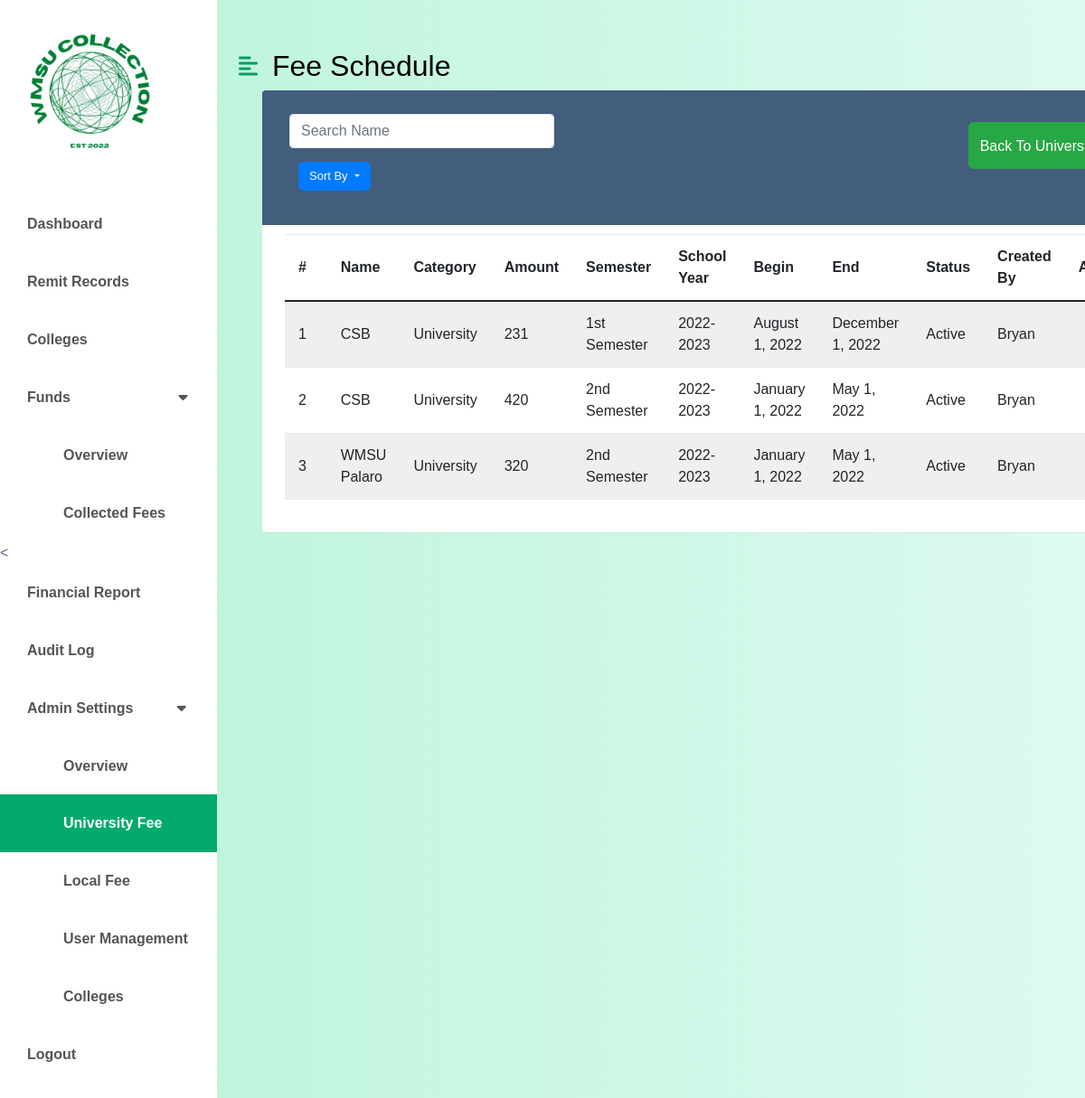
Page /university/universitysched.php (signed in) on the committed database.
### tables this page shows
CREATE TABLE `university_fee_schedule` (
  `id` int(11) NOT NULL,
  `university_fee_id` int(11) NOT NULL,
  `academic_year_id` int(11) NOT NULL,
  `semester_id` int(11) NOT NULL,
  `university_start_date` date NOT NULL,
  `university_end_date` date NOT NULL,
  `university_amount` int(11) NOT NULL,
  `is_active` tinyint(1) NOT NULL DEFAULT 1,
  `created_at` timestamp NOT NULL DEFAULT current_timestamp(),
  `updated_at` timestamp NOT NULL DEFAULT current_timestamp() ON UPDATE current_timestamp(),
  `created_by` varchar(50) DEFAULT NULL,
  `is_current` tinyint(1) NOT NULL DEFAULT 1
);

CREATE TABLE `university_fee` (
  `id` int(11) NOT NULL,
  `university_fee_type` varchar(12) NOT NULL DEFAULT 'University',
  `university_name` varchar(50) NOT NULL,
  `created_by` varchar(50) NOT NULL,
  `created_at` timestamp NOT NULL DEFAULT current_timestamp(),
  `updated_at` timestamp NOT NULL DEFAULT current_timestamp() ON UPDATE current_timestamp()
);

CREATE TABLE `semesters` (
  `id` int(11) NOT NULL,
  `semester_name` varchar(20) NOT NULL,
  `semester_duration` int(11) NOT NULL,
  `is_active` tinyint(1) NOT NULL DEFAULT 1,
  `created_at` timestamp NOT NULL DEFAULT current_timestamp(),
  `updated_at` timestamp NOT NULL DEFAULT current_timestamp() ON UPDATE current_timestamp()
);

CREATE TABLE `academic_year` (
  `id` int(11) NOT NULL,
  `academic_name` varchar(50) NOT NULL,
  `academic_start_date` date NOT NULL,
  `academic_end_date` date NOT NULL,
  `is_active` tinyint(1) NOT NULL DEFAULT 1,
  `created_at` timestamp NOT NULL DEFAULT current_timestamp(),
  `updated_at` timestamp NOT NULL DEFAULT current_timestamp() ON UPDATE current_timestamp()
);

### classes/universityfeeSched.class.php (called while the page is built, shortened)
<?php
require_once 'database.class.php';
class UniversityFeeSched {
    protected $db;
    function __construct() {
        $this->db = new Database();
    }
    function showAllDetails() {
        $sql = "SELECT ufs.id, ufs.university_start_date, ufs.university_amount, ufs.university_end_date, ufs.created_by, ufs.is_active, uf.university_name, uf.university_fee_type, s.semester_name, sy.academic_name                FROM university_fee_schedule ufs
                JOIN university_fee uf ON ufs.university_fee_id = uf.id
                JOIN semesters s ON ufs.semester_id = s.id
                JOIN academic_year sy ON ufs.academic_year_id = sy.id";
        $stmt = $this->db->connect()->prepare($sql);
        $stmt->execute();
        return $stmt->fetchAll(PDO::FETCH_ASSOC);
    }
}
?>

### classes/database.class.php (called while the page is built)
<?php
class Database {
    private $host = 'localhost';
    private $username = 'root';
    private $password = '';
    private $database = 'wmsu';
    protected $connection;
    public function connect() {
        try {
            $dsn = "mysql:host=$this->host;dbname=$this->database;charset=utf8mb4";
            $options = [
                PDO::ATTR_ERRMODE => PDO::ERRMODE_EXCEPTION,
                PDO::ATTR_DEFAULT_FETCH_MODE => PDO::FETCH_ASSOC,
                PDO::ATTR_EMULATE_PREPARES => false,
            ];
            $this->connection = new PDO($dsn, $this->username, $this->password, $options);
        } catch (PDOException $e) {
            echo "Connection error: " . $e->getMessage();
            die();
        }
        return $this->connection;
    }
}
?>

### university/universitysched.php (the view, shortened to what this page needs)
<?php
	require_once '../classes/database.class.php';
	require_once '../classes/universityfeeSched.class.php';
?>
<!doctype html>
<html lang="en" class="no-js">
  <html>
    <head>
    <link href="https://cdn.jsdelivr.net/npm/bootstrap@5.0.0-beta3/dist/css/bootstrap.min.css" rel="stylesheet" />
    <link rel="stylesheet" href="https://cdnjs.cloudflare.com/ajax/libs/font-awesome/5.15.3/css/all.min.css" />
	<link rel="stylesheet" href="https://stackpath.bootstrapcdn.com/bootstrap/4.5.0/css/bootstrap.min.css">
	<link rel="stylesheet" href="https://maxcdn.bootstrapcdn.com/font-awesome/4.7.0/css/font-awesome.min.css">
    <link rel="stylesheet" href="../css/fees.css" />
    </head>
      <body>
      <div class="d-flex" id="wrapper">
        <div class="bg-white" id="sidebar-wrapper">
            <img src="../images/logo.jpg" width ="200" alt="CCS COLLECTION FEE">
            <div class="list-group list-group-flush my-3">
                <a href="../admin/dashboard-main.php" class="list-group-item list-group-item-action bg-hover first-text fw-bold ">Dashboard</a>
                <a href="../remit-records/remit-records.php" class="list-group-item list-group-item-action bg-hover first-text fw-bold ">Remit Records</a>
                <a href="../college/college.php" class="list-group-item list-group-item-action bg-hover first-text fw-bold">Colleges</a>
                <button class="list-group-item list-group-item-action bg-hover second-text dropdown-btn fw-bold">Funds</a>
                <i class="fa fa-caret-down" style="margin-left: 115px;"></i>
                </button>
                <div class="dropdown-container">
                    <a href="../funds/overview_funds.php" class="list-group-item list-group-item-action bg-hover first-text fw-bold" style="text-decoration:none; padding-left: 70px;">Overview</a>
                    <a href="../funds/collected-fees.php" class="list-group-item list-group-item-action bg-hover first-text fw-bold " style="text-decoration:none; padding-left: 70px;">Collected Fees</a><
                </div>
                <a href="../financial-report/financial-report.php" class="list-group-item list-group-item-action bg-hover first-text fw-bold">Financial Report</a>
                <a href="../audit-log/audit-log.php" class="list-group-item list-group-item-action bg-hover first-text fw-bold">Audit Log</a>
                <button class="list-group-item list-group-item-action bg-hover second-text dropdown-btn fw-bold">Admin Settings</a>
                <i class="fa fa-caret-down" style="margin-left: 44px;"></i>
                </button>
                <div class="">
                    <a href="../admin-settings/overview_settings.php" class="list-group-item list-group-item-action bg-hover first-text fw-bold" style="text-decoration:none; padding-left: 70px;">Overview</a></ul>
                    <a href="../university/university.php" class="list-group-item list-group-item-action bg-hover first-text fw-bold active" style="text-decoration:none; padding-left: 70px;">University Fee</a></ul>
                    <a href="../local/localfees.php"class="list-group-item list-group-item-action bg-hover first-text fw-bold"  style="text-decoration:none; padding-left: 70px;">Local Fee</a></ul>
                    <a href="../admin-settings/user.php" class="list-group-item list-group-item-action bg-hover first-text fw-bold" style="text-decoration:none; padding-left: 70px;">User Management</a></ul>
                    <a href="../admin-settings/Colleges.php" class="list-group-item list-group-item-action bg-hover first-text fw-bold" style="text-decoration:none; padding-left: 70px;">Colleges</a></ul>
                </div>
                <a href="../public/logout.php" class="list-group-item list-group-item-action bg-hover fw-bold">Logout</a>
</div>
        </div>
		<div class="table-responsive">
	<div id="page-content-wrapper">
    <nav class="navbar navbar-expand-lg navbar-light bg-active py-4 px-4">
        <div class="d-flex align-items-center">
            <i class="fas fa-align-left primary-text fs-4 me-3" id="menu-toggle"></i>
            <h2 class="fs-2 m-0">Fee Schedule</h2>
        </div>
    </nav>
		<div class="table-wrapper">
		<div class="table-title">
				<div class="row">
					<div class="col-sm-4 pr-auto">
					<input class="form-control border" type="search" name= "search" id="search-input" placeholder="Search Name">
					<button class="btn btn-primary dropdown-toggle" id ="sort-by" type="button" data-toggle="dropdown" aria-haspopup="true" aria-expanded="false">Sort By </button>
					</div>
          <div class="col-sm-8 p-auto mr-auto">
						<a href="university.php" class="btn btn-success" id="backstreet" style = " padding: 13px; margin-top: 19px; border-radius:6px;"> <span>Back To University Fee</span></a>
					</div>
				</div>
			</div>
			<div class="table-title">
			</div>
			<table class="table table-striped table-hover">
				<thead>
					<tr>
						<th>#</th>
						<th>Name</th>
						<th>Category</th>
						<th>Amount</th>
                        <th>Semester</th>
                        <th>School Year</th>
                        <th>Begin</th>
                        <th>End</th>
                        <th>Status</th>
                        <th>Created By</th>
						<th>Action</th>
					</tr>
				</thead>
				<tbody>
                    <?php
                    $FeeSched = new UniversityFeeSched();
                    $FeeSchedData = $FeeSched->showAllDetails();
    $i = 1;
    foreach($FeeSchedData as $FeeSched) {
?>
            <tr>
                <td><?php echo $i; ?></td>
                <td><?php echo $FeeSched['university_name']; ?></td>
				<td><?php echo $FeeSched['university_fee_type']; ?></td>
                <td><?php echo $FeeSched['university_amount']; ?></td>
                <td><?php echo $FeeSched['semester_name']; ?></td>
                <td><?php echo $FeeSched['academic_name']; ?></td>
                <td><?php echo date('F j, Y', strtotime($FeeSched['university_start_date'])); ?></td>
                <td><?php echo date('F j, Y', strtotime($FeeSched['university_end_date'])); ?></td>
                <td><?php echo ($FeeSched['is_active'] == 1) ? "Active" : "Not Active"; ?></td>
                <td><?php echo $FeeSched['created_by']; ?></td>
                <td>
                <a href="universityfees.php?id=<?php echo $FeeSched['id']; ?>" class="edit"><i class="material-icons" title="Edit">&#xE254;</i></a>
                </td>
            </tr>
<?php
            $i++;
        }
?>
</body>
</html>

### css/fees.css (style rules this page uses)
:root { --main-bg-color: #009d63; --main-text-color: #009d63; --second-text-color: #bbbec5; --second-bg-color: #c1efde; }
.primary-text { color: var(--main-text-color); }
.second-text { color: var(--second-text-color); }
#wrapper { overflow-x: hidden; background-image: linear-gradient( to right, #baf3d7, #c2f5de, #cbf7e4, #d4f8ea, #ddfaef ); }
#sidebar-wrapper { min-height: 100vh; margin-left: -15rem; -webkit-transition: margin 0.25s ease-out; -moz-transition: margin 0.25s ease-out; -o-transition: margin 0.25s ease-out; transition: margin 0.25s ease-out; }
#sidebar-wrapper .list-group { width: 15rem; }
#page-content-wrapper { min-width: 100vw; padding-right: 20px; }
#menu-toggle { cursor: pointer; }
.list-group-item { border: none; background-color: #FFF; color: #555; padding: 20px 30px; }
.list-group-item.active { background-color: #04AA6D; color: white; }
@media (min-width: 768px) { #sidebar-wrapper { margin-left: 0; } }
@media (min-width: 768px) { #page-content-wrapper { min-width: 0; width: 100%; } }
body { color: #566787; background: #f5f5f5; font-family: 'Poppins', sans-serif; height: 100%; font-size: 1rem; }
.fs-2 { font-size:calc(1.325rem + 9.vw)!important; }
.h1, .h3, .h4, .h5, .h6, h1, h2, h3, h4, h5, h6 { margin-top: 0; margin-bottom: 0.5rem; font-weight: 500; line-height: 1.2; color:#000; }
.table-responsive { margin: 30px 0; }
.table-wrapper { background: #fff; padding: 20px 25px; margin-left: 50px; border-radius: 3px; min-width: 1000px; box-shadow: 0 1px 1px rgb(0 0 0 / 5%); overflow: hidden; }
.table-title { padding-bottom: 15px; background: #435d7d; color: #fff; padding: 16px 30px; min-width: 100%; margin: -20px -25px 10px; border-radius: 3px 3px 0 0; }
.table-title .btn { color: #fff; float: right; font-size: 13px; border: none; min-width: 50px; border-radius: 2px; border: none; outline: none !important; margin-left: 10px; }
.table-title .btn span { float: left; margin-top: 2px; }
table.table tr th, table.table tr td { border-color: #e9e9e9; padding: 12px 15px; vertical-align: middle; }
table.table tr th:first-child { width: 60px; }
table.table tr th:last-child { width: 100px; }
table.table-striped tbody tr:nth-of-type(odd) { background-color: #fcfcfc; }
table.table td:last-child i { opacity: 0.9; font-size: 22px; margin: 0 5px; }
table.table td a { font-weight: bold; color: #566787; display: inline-block; text-decoration: none; outline: none !important; }
table.table td a.edit { color: #FFC107; }
table.table td i { font-size: 19px; }
.pb-4 , .px-4 { padding-bottom: 0.5rem!important; }
.fs-2 { font-size: calc(1.325rem + 9.vw)!important; font-weight: 400; }
#sort-by { margin-top: 15px; border-radius: 6px; float: left; }
#search-input { margin-top: 10px; }
.btn:not(:disabled):not(.disabled) { cursor: pointer; margin-top: 27px; }
.table-title .btn span { float: left; margin-top: 2px; font-size: 16px; }

### rows in the picture
university_fee_schedule: university_fee.university_name "CSB", university_fee.university_fee_type "University", university_amount "231", semester.semester_name "1st Semester", academic_year.academic_name "2022-2023", university_start_date "August 1, 2022", university_end_date "December 1, 2022", is_active "Active", created_by "Bryan"
university_fee_schedule: university_fee.university_name "CSB", university_fee.university_fee_type "University", university_amount "420", semester.semester_name "2nd Semester", academic_year.academic_name "2022-2023", university_start_date "January 1, 2022", university_end_date "May 1, 2022", is_active "Active", created_by "Bryan"
university_fee_schedule: university_fee.university_name "WMSU Palaro", university_fee.university_fee_type "University", university_amount "320", semester.semester_name "2nd Semester", academic_year.academic_name "2022-2023", university_start_date "January 1, 2022", university_end_date "May 1, 2022", is_active "Active", created_by "Bryan"
